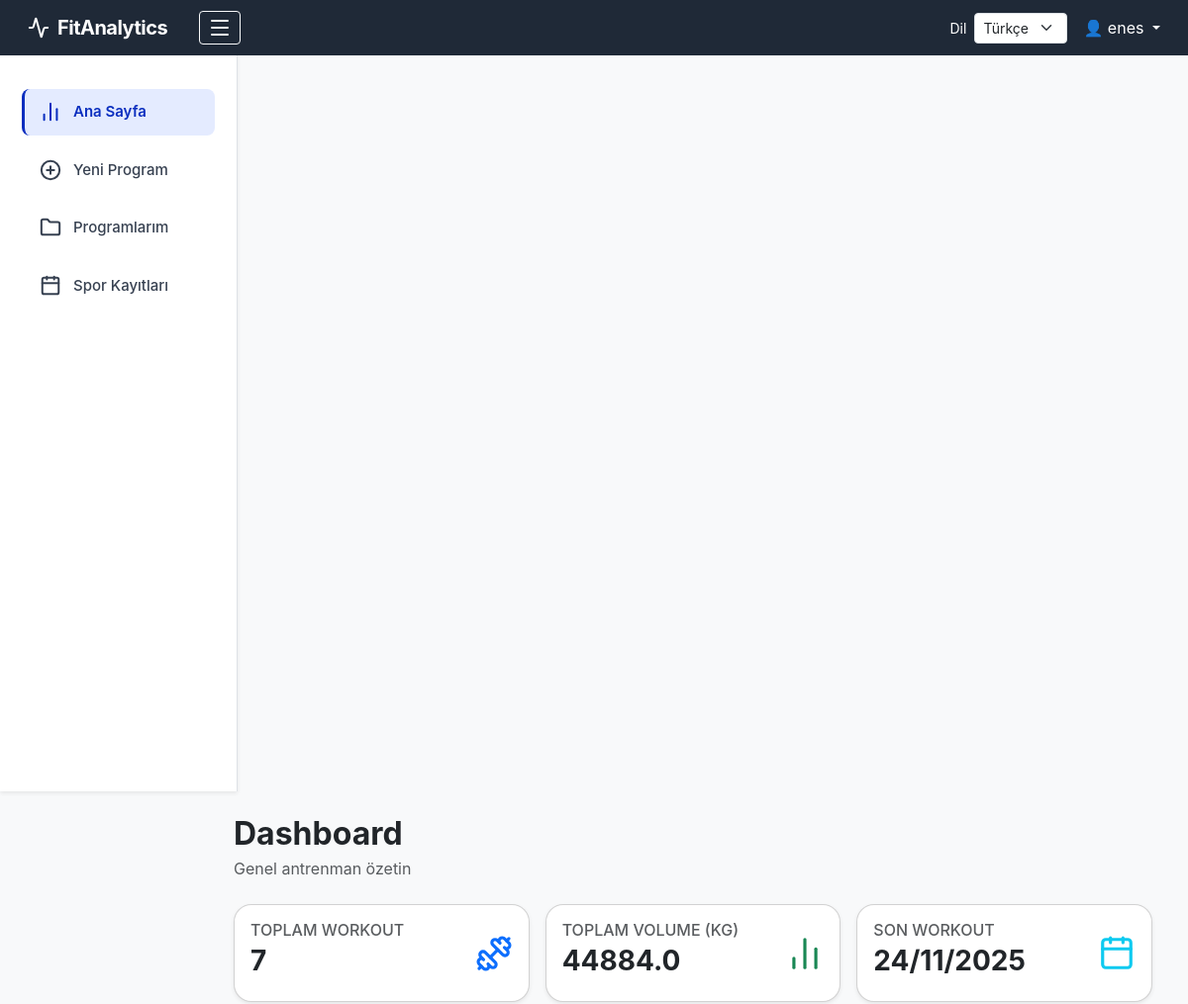
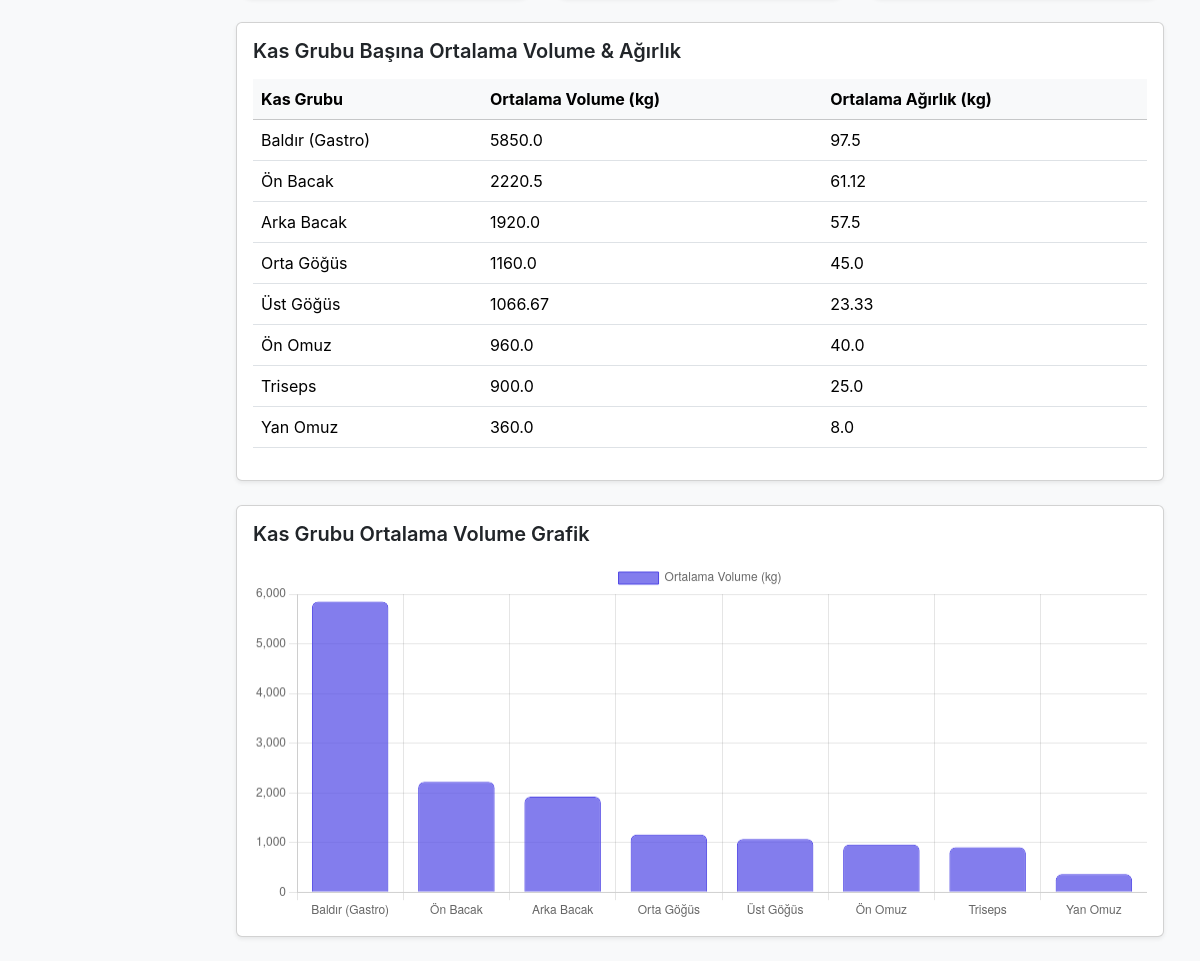
The page / (signed in) on the database its author committed (2 pictures, top to bottom).
### tables this page shows
CREATE TABLE workouts (
    workout_id      INTEGER PRIMARY KEY AUTOINCREMENT,
    user_id         INTEGER NOT NULL,
    workout_date    DATE NOT NULL,
    workout_type    TEXT NOT NULL CHECK (
                        workout_type IN ('push', 'pull', 'legs', 'upper', 'lower', 'full', 'other')
                    ),
    notes           TEXT,
    FOREIGN KEY (user_id) REFERENCES users(user_id)
);

CREATE TABLE muscles (
    muscle_id       INTEGER PRIMARY KEY AUTOINCREMENT,
    code            TEXT UNIQUE NOT NULL,     -- CHEST_UPPER, BACK_LATS...
    primary_region  TEXT NOT NULL,            -- CHEST, BACK, ARMS, LEGS, CORE...
    sub_region      TEXT,                     -- UPPER, LOWER, LATS, OBLIQUES...
    name_en         TEXT NOT NULL,
    name_tr         TEXT NOT NULL
);

### app/blueprints/workouts.py (the view)
@main.route("/")
def dashboard():
    if "user_id" not in session:
        return redirect(url_for("main.login"))
    user_id = session["user_id"]
    conn = get_connection()
    cur = conn.cursor()
    cur.execute("SELECT COUNT(*) FROM workouts WHERE user_id = ?", (user_id,))
    total_workouts = cur.fetchone()[0]
    cur.execute("""
        SELECT SUM(e.sets * e.reps * e.weight_kg)
        FROM exercises e
        JOIN workouts w ON w.workout_id = e.workout_id
        WHERE w.user_id = ?
    """, (user_id,))
    total_volume = cur.fetchone()[0] or 0
    cur.execute("""
        SELECT m.name_tr AS muscle_name,
               AVG(e.sets * e.reps * e.weight_kg) AS avg_volume,
               AVG(e.weight_kg) AS avg_weight
        FROM exercises e
        JOIN muscles m ON m.muscle_id = e.muscle_id
        JOIN workouts w ON w.workout_id = e.workout_id
        WHERE w.user_id = ?
        GROUP BY m.muscle_id
        ORDER BY avg_volume DESC
    """, (user_id,))
    rows = cur.fetchall()
    muscle_stats = [{
        "muscle": r["muscle_name"],
        "avg_volume": float(r["avg_volume"] or 0),
        "avg_weight": float(r["avg_weight"] or 0)
    } for r in rows]
    muscle_labels = [r["muscle_name"] for r in rows]
    muscle_volumes = [float(r["avg_volume"] or 0) for r in rows]
    cur.execute("""
        SELECT workout_date
        FROM workouts
        WHERE user_id = ?
        ORDER BY workout_date DESC
        LIMIT 1
    """, (user_id,))
    last_row = cur.fetchone()
    last_date = last_row["workout_date"] if last_row else None
    conn.close()
    return render_template(
        "dashboard.html",
        total_workouts=total_workouts,
        total_volume=total_volume,
        muscle_stats=muscle_stats,
        muscle_labels=muscle_labels,
        muscle_volumes=muscle_volumes,
        last_workout_date=last_date
    )

### app/database.py (called while the page is built)
def get_connection():
    conn = sqlite3.connect(DB_PATH)
    conn.row_factory = sqlite3.Row
    return conn

### app/templates/dashboard.html
{% extends "layout.html" %}
{% block content %}
<div class="container-fluid">
    <div class="d-flex justify-content-between align-items-center mb-4">
        <div>
            <h2 class="fw-bold mb-1">Dashboard</h2>
            <p class="text-muted mb-0">Genel antrenman özetin</p>
        </div>
    </div>
    <div class="row g-3">
        <div class="col-md-4">
            <div class="card shadow-sm dashboard-card">
                <div class="card-body d-flex justify-content-between align-items-center">
                    <div>
                        <h6 class="text-uppercase text-muted mb-1">Toplam Workout</h6>
                        <h3 class="fw-bold">{{ total_workouts }}</h3>
                    </div>
                    <i data-lucide="dumbbell" class="text-primary" style="width:38px;height:38px;"></i>
                </div>
            </div>
        </div>
        <div class="col-md-4">
            <div class="card shadow-sm dashboard-card">
                <div class="card-body d-flex justify-content-between align-items-center">
                    <div>
                        <h6 class="text-uppercase text-muted mb-1">Toplam Volume (kg)</h6>
                        <h3 class="fw-bold">{{ total_volume }}</h3>
                    </div>
                    <i data-lucide="bar-chart-2" class="text-success" style="width:38px;height:38px;"></i>
                </div>
            </div>
        </div>
        <div class="col-md-4">
            <div class="card shadow-sm dashboard-card">
                <div class="card-body d-flex justify-content-between align-items-center">
                    <div>
                        <h6 class="text-uppercase text-muted mb-1">Son Workout</h6>
                        <h3 class="fw-bold">
                            {% if last_workout_date %}
                                {{ last_workout_date | format_date }}
                            {% else %}
                                -
                            {% endif %}
                        </h3>
                    </div>
                    <i data-lucide="calendar" class="text-info" style="width:38px;height:38px;"></i>
                </div>
            </div>
        </div>
    </div>
    <div class="card shadow-sm mt-4">
        <div class="card-body">
            <h5 class="fw-semibold mb-3">Kas Grubu Başına Ortalama Volume & Ağırlık</h5>
            {% if muscle_stats %}
            <div class="table-responsive">
                <table class="table table-hover align-middle">
                    <thead class="table-light">
                        <tr>
                            <th>Kas Grubu</th>
                            <th>Ortalama Volume (kg)</th>
                            <th>Ortalama Ağırlık (kg)</th>
                        </tr>
                    </thead>
                    <tbody>
                        {% for row in muscle_stats %}
                        <tr>
                            <td>{{ row.muscle }}</td>
                            <td>{{ row.avg_volume | round(2) }}</td>
                            <td>{{ row.avg_weight | round(2) }}</td>
                        </tr>
                        {% endfor %}
                    </tbody>
                </table>
            </div>
            {% else %}
            <p class="text-muted mb-0">Henüz antrenman verisi bulunmuyor.</p>
            {% endif %}
        </div>
    </div>
    <div class="card shadow-sm mt-4">
        <div class="card-body">
            <h5 class="fw-semibold mb-3">Kas Grubu Ortalama Volume Grafik</h5>
            <canvas id="muscleBarChart" height="120"></canvas>
        </div>
    </div>
</div>
<script>
    const muscleLabels = {{ muscle_labels | tojson }};
    const muscleVolumes = {{ muscle_volumes | tojson }};
    const chartCanvas = document.getElementById('muscleBarChart');
    if (chartCanvas && muscleLabels.length) {
        const ctx = chartCanvas.getContext('2d');
        new Chart(ctx, {
            type: 'bar',
            data: {
                labels: muscleLabels,
                datasets: [{
                    label: 'Ortalama Volume (kg)',
                    data: muscleVolumes,
                    backgroundColor: 'rgba(79,70,229,0.7)',
                    borderColor: 'rgba(79,70,229,1)',
                    borderWidth: 1,
                    borderRadius: 6
                }]
            },
            options: {
                responsive: true,
                scales: {
                    y: { beginAtZero: true }
                }
            }
        });
    }
</script>
{% endblock %}

### app/static/style.css (style rules this page uses)
body { background-color: #f4f6fb !important; font-family: 'Inter', sans-serif; }
.dashboard-card { border-radius: 18px !important; transition: 0.18s ease; }

### rows shown on the page
workouts: workout_date "24/11/2025"
muscles: muscle "Baldır (Gastro)", avg_volume "5850.0", avg_weight "97.5"
muscles: muscle "Ön Bacak", avg_volume "2220.5", avg_weight "61.12"
muscles: muscle "Arka Bacak", avg_volume "1920.0", avg_weight "57.5"
muscles: muscle "Orta Göğüs", avg_volume "1160.0", avg_weight "45.0"
muscles: muscle "Üst Göğüs", avg_volume "1066.67", avg_weight "23.33"
muscles: muscle "Ön Omuz", avg_volume "960.0", avg_weight "40.0"
muscles: muscle "Triseps", avg_volume "900.0", avg_weight "25.0"
muscles: muscle "Yan Omuz", avg_volume "360.0", avg_weight "8.0"

### other values the page prints
{{ t.language_label }} "Dil"
{{ session["user_name"] }} "enes"
{{ t.nav_dashboard }} "Ana Sayfa"
{{ t.nav_history }} "Spor Kayıtları"
{{ total_workouts }} "7"
{{ total_volume }} "44884.0"
form field language "Türkçe"
chart data {{ muscle_volumes | tojson }} [5850.0, 2220.5, 1920.0, 1160.0, 1066.6666666666667, 960.0, 900.0, 360.0]
